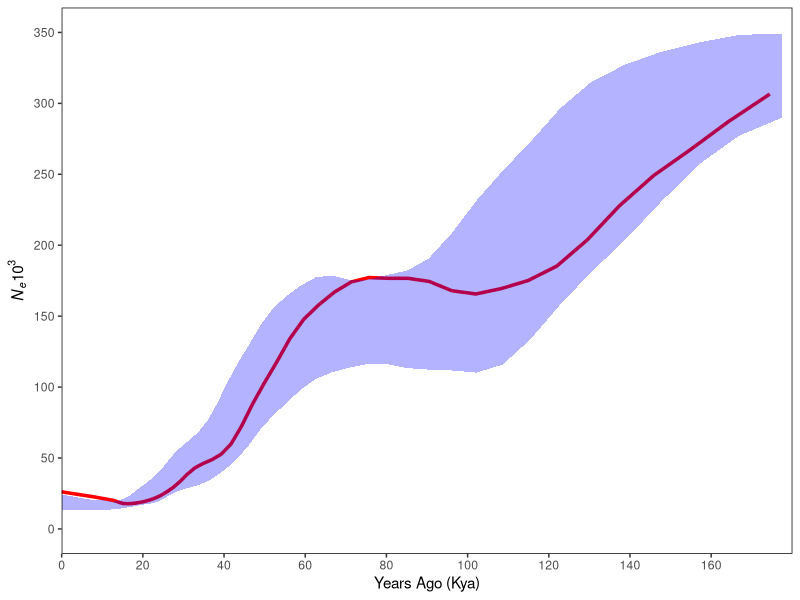

The R source for this figure:
## ---- chunk 1
knitr::opts_chunk$set(echo = TRUE)
library(ggplot2)
library(dplyr)
library(tidyr)
setwd("/Users/abc6435/Desktop/KROH/data/smc++/")

#Bootstraps
bootstrap_df <- as.data.frame(read.delim("bootstrap_results.txt", 
                           sep = '\t',
                           header = FALSE,
                           col.names = c("TimePoint", "GenAgo","Ne","rep")))

#Genome-Wide Ne Estimates
cKIWA_Ne_data <- read.csv("plot.csv")
## ---- chunk 2
#Average Generations Across Reps
gen <- reshape(bootstrap_df,
                   idvar="TimePoint",
                   v.names = "GenAgo",
                   timevar = "rep",
                   direction="wide")

gen <- gen[,c(-1,-2)]
avg_gen <- rowMeans(gen)

#Calculate 5th and 95th% across reps
ne <- reshape(bootstrap_df,
                     idvar="TimePoint",
                     v.names = "Ne",
                     timevar = "rep",
                     direction="wide")

ne <- ne[,c(-1,-2)]
quant_ne <- t(apply(ne, 1, quantile, probs = c(0.05, 0.95), na.rm = TRUE))

#Bind Dataset
bootstrap_quant <- as.data.frame(cbind(avg_gen, quant_ne))
bootstrap_quant$YearsAgo <- bootstrap_quant[,'avg_gen']*2
colnames(bootstrap_quant) <- c("avg_gen", "fifth", "ninety_fifth", "YearsAgo")
bootstrap_quant <- bootstrap_quant[,-1]

#Genome-Wide
colnames(cKIWA_Ne_data) <- c("Pop", "GenerationsAgo", "Ne", "plot_type", "plot_num")
cKIWA_Ne_data$YearsAgo <- cKIWA_Ne_data[,'GenerationsAgo']*2
cKIWA_Ne <- cKIWA_Ne_data[,c('YearsAgo', "Ne")]
## ---- chunk 3
# Compute LOESS smooth for both 'fifth' and 'ninety_fifth'
loess_fifth <- loess(fifth ~ YearsAgo, data = bootstrap_quant, span = 0.25)
loess_ninety_fifth <- loess(ninety_fifth ~ YearsAgo, data = bootstrap_quant, span = 0.25)

# Create a new data frame with the smoothed values
smooth_boots_df <- data.frame(
  YearsAgo = bootstrap_quant$YearsAgo,
  fifth_smooth = predict(loess_fifth),
  ninety_fifth_smooth = predict(loess_ninety_fifth)
)

# Compute LOESS smooth for Ne
loess_Ne <- loess(Ne ~ YearsAgo, data = cKIWA_Ne, span = 0.25)

# Create a new data frame with the smoothed values
smooth_ne_df <- data.frame(
  YearsAgo = cKIWA_Ne$YearsAgo,
  Ne_smooth = predict(loess_Ne))

## ---- chunk 4
# Plot the data
smcpp_plot <- ggplot(smooth_boots_df, aes(x = YearsAgo/1000)) +
  geom_line(data = smooth_ne_df,
              aes(x = YearsAgo/1000, y = Ne_smooth/1000), 
              color = "red", 
              linewidth = 1.2) + 
  geom_ribbon(aes(ymin = fifth_smooth/1000, ymax = ninety_fifth_smooth/1000),
              fill = "blue", 
              alpha = 0.3) +
  scale_x_continuous(limits = c(0,180),
                     breaks = seq(0,160, by=20),
                     expand = c(0,0)) +
  scale_y_continuous(limits = c(0,350),
                     breaks = seq(0,350, by=50)) +
  #geom_point(data = bootstrap_quant, 
             #aes(x = YearsAgo/1000, y = fifth/1000), 
             #color = "blue", alpha = 0.5, size=0.35) +
  #geom_point(data = bootstrap_quant, 
             #aes(x = YearsAgo/1000, y = ninety_fifth/1000), 
             #color = "blue", alpha = 0.5, size=0.35) +
  #geom_point(data = cKIWA_Ne, 
             #aes(x = YearsAgo/1000, y = Ne/1000), 
            # color = "red", alpha = 0.5, size=0.35) +
  theme(panel.background = element_blank(),
        panel.border = element_rect(fill=NA, color="black")) +
  labs(x = "Years Ago (Kya)", 
       y = expression(italic(N[e] * 10^3)))


#Save
ggsave("smcpp_plot.png", 
       plot = smcpp_plot, 
       path = "/Users/abc6435/Desktop/KROH/figures/", 
       units = "in",
       width = 4, 
       height = 4, 
       dpi = 300)

